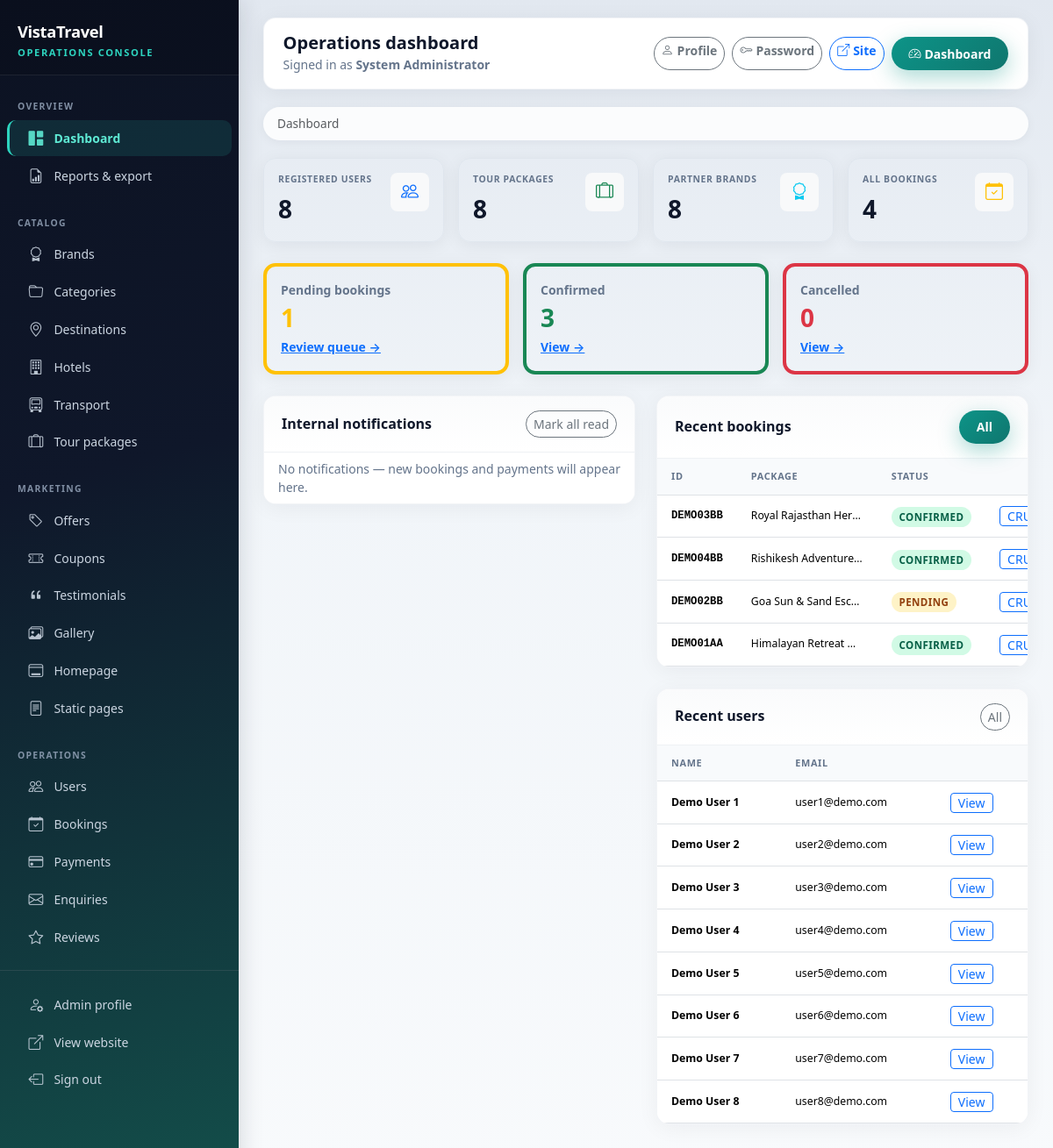
The app's page /admin/dashboard (signed in) with its own data.
### app/models.py (models this page shows, shortened)
class Booking(db.Model):
    __tablename__ = "bookings"
    id = db.Column(db.Integer, primary_key=True)
    public_id = db.Column(db.String(32), unique=True, nullable=False, index=True)
    user_id = db.Column(db.Integer, db.ForeignKey("users.id"), nullable=False)
    package_id = db.Column(db.Integer, db.ForeignKey("tour_packages.id"), nullable=False)
    package_date_id = db.Column(db.Integer, db.ForeignKey("package_dates.id"))
    travellers_count = db.Column(db.Integer, default=1)
    total_amount = db.Column(db.Numeric(12, 2), default=0)
    status = db.Column(db.String(20), default="pending")
    payment_status = db.Column(db.String(20), default="pending")
    special_request = db.Column(db.Text)
    admin_remarks = db.Column(db.Text)
    coupon_code = db.Column(db.String(40))
    created_at = db.Column(db.DateTime, default=utcnow)
    updated_at = db.Column(db.DateTime, default=utcnow, onupdate=utcnow)
    package = db.relationship("TourPackage", backref="bookings")
    travel_slot = db.relationship("PackageDate", backref="bookings")
    travellers = db.relationship(
        "BookingTraveller", backref="booking", lazy="dynamic", cascade="all, delete-orphan"
    )
    payments = db.relationship(
        "Payment", backref="booking", lazy="dynamic", cascade="all, delete-orphan"
    )

class TourPackage(db.Model):
    __tablename__ = "tour_packages"
    id = db.Column(db.Integer, primary_key=True)
    title = db.Column(db.String(200), nullable=False, index=True)
    brand_id = db.Column(db.Integer, db.ForeignKey("brands.id"), nullable=False)
    category_id = db.Column(db.Integer, db.ForeignKey("categories.id"), nullable=False)
    destination_id = db.Column(db.Integer, db.ForeignKey("destinations.id"), nullable=False)
    hotel_id = db.Column(db.Integer, db.ForeignKey("hotels.id"))
    transport_id = db.Column(db.Integer, db.ForeignKey("transports.id"))
    price = db.Column(db.Numeric(12, 2), nullable=False)
    discount_price = db.Column(db.Numeric(12, 2))
    duration_days = db.Column(db.Integer, default=1)
    duration_nights = db.Column(db.Integer, default=0)
    max_persons = db.Column(db.Integer, default=10)
    start_point = db.Column(db.String(255))
    end_point = db.Column(db.String(255))
    hotel_details_text = db.Column(db.Text)
    meal_details = db.Column(db.Text)
    transport_details_text = db.Column(db.Text)
    itinerary_json = db.Column(db.Text)
    inclusions = db.Column(db.Text)
    exclusions = db.Column(db.Text)
    terms = db.Column(db.Text)
    main_image = db.Column(db.String(255))
    status = db.Column(db.String(20), default="available")
    is_featured = db.Column(db.Boolean, default=False)
    created_at = db.Column(db.DateTime, default=utcnow)
    updated_at = db.Column(db.DateTime, default=utcnow, onupdate=utcnow)
    images = db.relationship(
        "PackageImage", backref="package", lazy="dynamic", cascade="all, delete-orphan"
    )
    dates = db.relationship(
        "PackageDate", backref="package", lazy="dynamic", cascade="all, delete-orphan"
    )

class User(db.Model):
    __tablename__ = "users"
    id = db.Column(db.Integer, primary_key=True)
    full_name = db.Column(db.String(120), nullable=False)
    email = db.Column(db.String(120), unique=True, nullable=False, index=True)
    mobile = db.Column(db.String(20), index=True)
    password_hash = db.Column(db.String(255), nullable=False)
    address = db.Column(db.Text)
    gender = db.Column(db.String(20))
    profile_image = db.Column(db.String(255))
    is_active = db.Column(db.Boolean, default=True)
    recovery_token = db.Column(db.String(128), index=True)
    recovery_token_expires = db.Column(db.DateTime)
    created_at = db.Column(db.DateTime, default=utcnow)
    updated_at = db.Column(db.DateTime, default=utcnow, onupdate=utcnow)
    bookings = db.relationship("Booking", backref="user", lazy="dynamic")
    wishlist_items = db.relationship("Wishlist", backref="user", lazy="dynamic", cascade="all, delete-orphan")

### app/admin_routes.py (the view)
@admin_bp.route("/dashboard")
@admin_required
def dashboard():
    stats = {
        "users": User.query.count(),
        "packages": TourPackage.query.count(),
        "brands": Brand.query.count(),
        "bookings": Booking.query.count(),
        "pending_bookings": Booking.query.filter_by(status="pending").count(),
        "confirmed_bookings": Booking.query.filter_by(status="confirmed").count(),
        "cancelled_bookings": Booking.query.filter_by(status="cancelled").count(),
        "enquiries": Enquiry.query.count(),
    }
    pay = db.session.query(Payment.status, func.count(Payment.id)).group_by(Payment.status).all()
    recent_bookings = Booking.query.order_by(Booking.created_at.desc()).limit(10).all()
    recent_users = User.query.order_by(User.created_at.desc()).limit(10).all()
    notif_unread, pending_alert = _notif_counts()
    notifications = (
        AdminNotification.query.order_by(AdminNotification.created_at.desc()).limit(15).all()
    )
    return render_template(
        "admin/dashboard.html",
        stats=stats,
        payment_summary=dict(pay),
        recent_bookings=recent_bookings,
        recent_users=recent_users,
        notifications=notifications,
        notif_unread=notif_unread,
        pending_alert=pending_alert,
    )

### app/admin_routes.py (called while the page is built)
def _notif_counts():
    unread = AdminNotification.query.filter_by(is_read=False).count()
    pending_bookings = Booking.query.filter_by(status="pending").count()
    return unread, pending_bookings

### app/templates/admin/dashboard.html (shortened to what this page needs)
{% extends 'base_admin.html' %}
{% from '_macros.html' import booking_status_badge, payment_status_badge %}
{% block page_title %}Operations dashboard{% endblock %}
{% block admin_breadcrumbs %}
<nav class="admin-breadcrumb" aria-label="breadcrumb">
  <ol class="breadcrumb mb-0">
    <li class="breadcrumb-item active" aria-current="page">Dashboard</li>
  </ol>
</nav>
{% endblock %}
{% block content %}
<div class="row g-3 mb-4">
  {% for label, key, icon, col in [('Registered users','users','people','primary'), ('Tour packages','packages','suitcase-lg','success'), ('Partner brands','brands','award','info'), ('All bookings','bookings','calendar-check','warning')] %}
    <div class="col-6 col-xl-3">
      <div class="stat-card p-3 h-100">
        <div class="d-flex justify-content-between align-items-start">
          <div>
            <div class="text-admin-muted small fw-semibold text-uppercase" style="font-size:0.65rem;letter-spacing:0.06em">{{ label }}</div>
            <div class="stat-value text-admin-heading mt-1">{{ stats[key] }}</div>
          </div>
          <span class="rounded-3 bg-light d-flex align-items-center justify-content-center text-{{ col }}" style="width:44px;height:44px"><i class="bi bi-{{ icon }} fs-5"></i></span>
        </div>
      </div>
    </div>
  {% endfor %}
</div>
<div class="row g-3 mb-4">
  <div class="col-md-4">
    <div class="stat-card p-3 border-start border-warning border-4">
      <div class="small text-admin-muted fw-semibold">Pending bookings</div>
      <div class="stat-value text-warning">{{ stats.pending_bookings }}</div>
      <a class="small fw-semibold" href="{{ url_for('admin.bookings', status='pending') }}">Review queue →</a>
    </div>
  </div>
  <div class="col-md-4">
    <div class="stat-card p-3 border-start border-success border-4">
      <div class="small text-admin-muted fw-semibold">Confirmed</div>
      <div class="stat-value text-success">{{ stats.confirmed_bookings }}</div>
      <a class="small fw-semibold" href="{{ url_for('admin.bookings', status='confirmed') }}">View →</a>
    </div>
  </div>
  <div class="col-md-4">
    <div class="stat-card p-3 border-start border-danger border-4">
      <div class="small text-admin-muted fw-semibold">Cancelled</div>
      <div class="stat-value text-danger">{{ stats.cancelled_bookings }}</div>
      <a class="small fw-semibold" href="{{ url_for('admin.bookings', status='cancelled') }}">View →</a>
    </div>
  </div>
</div>
<div class="row g-4">
  <div class="col-lg-6">
    <div class="admin-card">
      <div class="admin-card-header">
        <h2 class="h6 mb-0">Internal notifications</h2>
        <form method="post" action="{{ url_for('admin.notifications_read_all') }}" class="m-0"><button type="submit" class="btn btn-sm btn-outline-secondary rounded-pill">Mark all read</button></form>
      </div>
      <ul class="list-group list-group-flush">
        {% for n in notifications %}
          <li class="list-group-item d-flex flex-wrap justify-content-between gap-2 align-items-start {% if not n.is_read %}bg-light{% endif %}">
            <div class="small">
              <span class="badge bg-secondary">{{ n.type }}</span>
              <span class="ms-1">{{ n.message }}</span>
              <div class="text-muted mt-1" style="font-size:0.75rem">{{ n.created_at }}</div>
            </div>
            <div class="d-flex gap-1 flex-shrink-0">
              {% if n.link %}<a class="btn btn-sm btn-outline-primary py-0" href="{{ n.link }}">Open</a>{% endif %}
              {% if not n.is_read %}
                <form method="post" action="{{ url_for('admin.notification_mark_read', nid=n.id) }}" class="m-0">
                  <input type="hidden" name="next" value="{{ url_for('admin.dashboard') }}">
                  <button type="submit" class="btn btn-sm btn-outline-secondary py-0">Dismiss</button>
                </form>
              {% endif %}
            </div>
          </li>
        {% else %}
          <li class="list-group-item text-admin-muted small">No notifications — new bookings and payments will appear here.</li>
        {% endfor %}
      </ul>
    </div>
  </div>
  <div class="col-lg-6">
    <div class="admin-card mb-4">
      <div class="admin-card-header"><h2 class="h6 mb-0">Recent bookings</h2><a class="btn btn-sm btn-tt-primary rounded-pill" href="{{ url_for('admin.bookings') }}">All</a></div>
      <div class="admin-table-wrap">
        <table class="table admin-table mb-0">
          <thead><tr><th>ID</th><th>Package</th><th>Status</th><th></th></tr></thead>
          <tbody>
            {% for b in recent_bookings %}
              <tr>
                <td class="font-monospace small fw-bold">{{ b.public_id }}</td>
                <td class="small text-truncate" style="max-width:160px">{{ b.package.title if b.package }}</td>
                <td>{{ booking_status_badge(b.status) }}</td>
                <td><a class="btn btn-sm btn-outline-primary py-0" href="{{ url_for('admin.booking_detail', bid=b.id) }}">CRUD</a></td>
              </tr>
            {% endfor %}
          </tbody>
        </table>
      </div>
    </div>
    <div class="admin-card">
      <div class="admin-card-header"><h2 class="h6 mb-0">Recent users</h2><a class="btn btn-sm btn-outline-secondary rounded-pill" href="{{ url_for('admin.users') }}">All</a></div>
      <div class="admin-table-wrap">
        <table class="table admin-table mb-0">
          <thead><tr><th>Name</th><th>Email</th><th></th></tr></thead>
          <tbody>
            {% for u in recent_users %}
              <tr>
                <td class="fw-semibold small">{{ u.full_name }}</td>
                <td class="small">{{ u.email }}</td>
                <td><a class="btn btn-sm btn-outline-primary py-0" href="{{ url_for('admin.user_detail', uid=u.id) }}">View</a></td>
              </tr>
            {% endfor %}
          </tbody>
        </table>
      </div>
    </div>
  </div>
</div>
{% endblock %}

### app/templates/_macros.html (shortened to what this page needs)
{% macro booking_status_badge(status) -%}
  {%- set s = (status or '')|lower -%}
  {%- if s == 'confirmed' -%}<span class="tt-badge-status tt-bs-confirmed">Confirmed</span>
  {%- elif s == 'cancelled' -%}<span class="tt-badge-status tt-bs-cancelled">Cancelled</span>
  {%- elif s == 'completed' -%}<span class="tt-badge-status tt-bs-completed">Completed</span>
  {%- else -%}<span class="tt-badge-status tt-bs-pending">Pending</span>
  {%- endif -%}
{%- endmacro %}

### app/static/css/theme.css (style rules this page uses)
:root { --tt-teal: #0d9488; --tt-teal-dark: #0f766e; --tt-navy: #0f172a; --tt-sand: #f8fafc; --tt-accent: #f59e0b; --tt-mint: #5eead4; --tt-radius: 12px; --tt-shadow: 0 12px 40px rgba(15, 23, 42, 0.08); --tt-shadow-sm: 0 4px 20px rgba(15, 23, 42, 0.06); --admin-sidebar-w: 272px; --admin-accent: #2dd4bf; --admin-heading: #0f172a; --admin-muted: #64748b; }
body { font-family: "Segoe UI", system-ui, -apple-system, Roboto, "Helvetica Neue", Arial, sans-serif; color: #1e293b; background: linear-gradient(180deg, #f1f5f9 0%, var(--tt-sand) 32%, #e2e8f0 100%); background-attachment: fixed; min-height: 100vh; }
.tt-badge-status { font-size: 0.72rem; font-weight: 700; text-transform: uppercase; letter-spacing: 0.04em; padding: 0.35em 0.75em; border-radius: 999px; }
.tt-bs-pending { background: #fef3c7; color: #92400e; }
.tt-bs-confirmed { background: #d1fae5; color: #065f46; }
.btn-tt-primary { background: linear-gradient(135deg, var(--tt-teal), var(--tt-teal-dark)); border: none; color: #fff; font-weight: 600; padding: 0.55rem 1.25rem; border-radius: 999px; box-shadow: 0 8px 24px rgba(13, 148, 136, 0.35); }
.text-admin-heading { color: var(--admin-heading); }
.text-admin-muted { color: var(--admin-muted); }
.admin-shell { min-height: 100vh; background: linear-gradient(180deg, #e2e8f0 0%, #f1f5f9 40%, #f8fafc 100%); }
.admin-breadcrumb { margin-bottom: 1.25rem; }
.admin-breadcrumb .breadcrumb { background: rgba(255, 255, 255, 0.85); padding: 0.55rem 1rem; border-radius: 999px; margin-bottom: 0; box-shadow: 0 2px 12px rgba(15, 23, 42, 0.05); font-size: 0.85rem; }
.admin-card { background: #fff; border-radius: 14px; border: 1px solid rgba(148, 163, 184, 0.12); box-shadow: 0 4px 24px rgba(15, 23, 42, 0.05); overflow: hidden; margin-bottom: 1.25rem; }
.admin-card-header { padding: 1rem 1.25rem; border-bottom: 1px solid rgba(148, 163, 184, 0.12); display: flex; align-items: center; justify-content: space-between; flex-wrap: wrap; gap: 0.75rem; background: linear-gradient(180deg, #fafbfc 0%, #fff 100%); }
.admin-card-header h2, .admin-card-header h3 { margin: 0; font-size: 1rem; font-weight: 700; color: var(--admin-heading); }
.admin-table-wrap { overflow-x: auto; }
.admin-table { font-size: 0.875rem; margin-bottom: 0; }
.admin-table thead th { font-size: 0.68rem; text-transform: uppercase; letter-spacing: 0.06em; color: var(--admin-muted); font-weight: 800; border-bottom-width: 1px; background: #f8fafc; white-space: nowrap; padding: 0.75rem 1rem; }
.admin-table tbody td { padding: 0.75rem 1rem; vertical-align: middle; }
.stat-card { border-radius: 14px; border: none; box-shadow: 0 4px 20px rgba(15, 23, 42, 0.06); border: 1px solid rgba(148, 163, 184, 0.1); }
.stat-card .stat-value { font-size: 1.75rem; font-weight: 800; letter-spacing: -0.03em; }

### records on screen
Booking: public_id "DEMO03BB", package "Royal Rajasthan Her…", shows "CONFIRMED"
Booking: public_id "DEMO04BB", package "Rishikesh Adventure…", shows "CONFIRMED"
Booking: public_id "DEMO02BB", package "Goa Sun & Sand Esc…", shows "PENDING"
Booking: public_id "DEMO01AA", package "Himalayan Retreat…", shows "CONFIRMED"
User: full_name "Demo User 1", email "user1@demo.com"
User: full_name "Demo User 2", email "user2@demo.com"
User: full_name "Demo User 3", email "user3@demo.com"
User: full_name "Demo User 4", email "user4@demo.com"
User: full_name "Demo User 5", email "user5@demo.com"
User: full_name "Demo User 6", email "user6@demo.com"
User: full_name "Demo User 7", email "user7@demo.com"
User: full_name "Demo User 8", email "user8@demo.com"

### other values on screen
{{ session.admin_name or 'Administrator' }} "System Administrator"
{{ label }} "REGISTERED USERS" "TOUR PACKAGES" "PARTNER BRANDS" "ALL BOOKINGS"
{{ stats[key] }} "8" "8" "8" "4"
{{ stats.pending_bookings }} "1"
{{ stats.confirmed_bookings }} "3"
{{ stats.cancelled_bookings }} "0"
